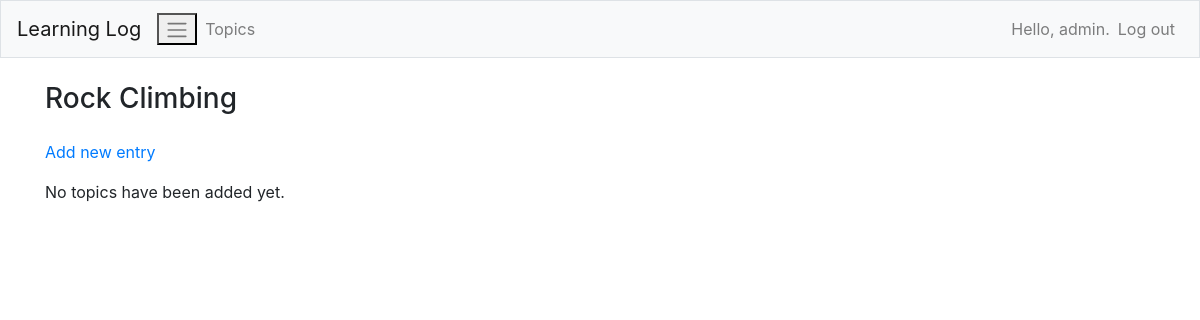
The app's page /topics/2 (signed in), older data.
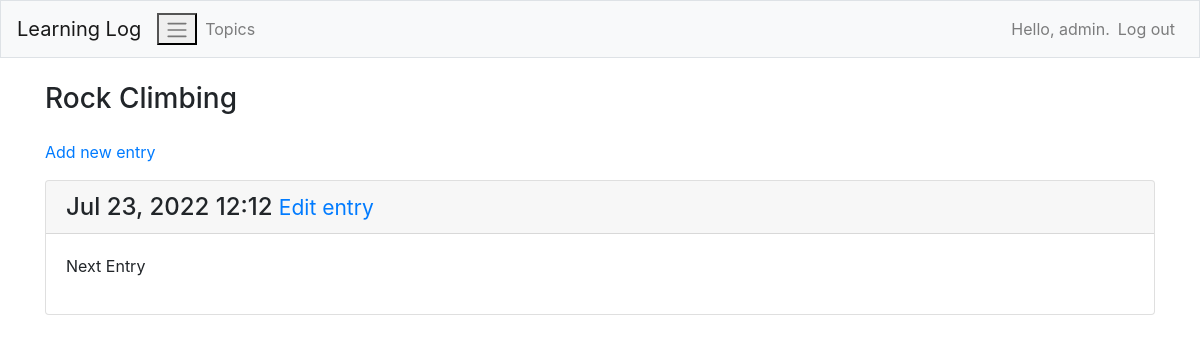
The same page, newer data.
### learning_logs/models.py (models this page shows, shortened)
class Entry(models.Model):
    topic = models.ForeignKey(Topic, on_delete=models.CASCADE)
    text = models.TextField()
    date_added = models.DateTimeField(auto_now_add=True)
    class Meta:
        verbose_name_plural = 'entries'

### learning_logs/views.py (the view)
# urls.py: path('topics/<int:topic_id>', views.topic, name='topic'),
@login_required
def topic(request, topic_id):
    topic = Topic.objects.get(id = topic_id)
    if topic.owner != request.user:
        raise Http404
    entries = topic.entry_set.order_by('date_added')
    context = {'topic':topic, 'entries':entries}
    return render (request, 'learning_logs/topic.html', context)

### learning_logs/models.py (called while the page is built)
    def __str__(self) -> str:
        return self.text

### learning_logs/templates/learning_logs/topic.html
{% extends "learning_logs/base.html" %}
{% block page_header %}
    <h3>{{ topic }}</h3>
{% endblock page_header %}
{% block content %}
    <p>
        <a href="{% url 'learning_logs:new_entry' topic.id %}">Add new entry</a>
    </p>
    {% for entry in entries %}
        <div class="card mb-3">
            <h4 class="card-header">
                {{ entry.date_added|date:'M d, Y H:i' }}
                <small><a href="{% url 'learning_logs:edit_entry' entry.id %}">Edit entry</a></small>
            </h4>
            <div class="card-body">
                {{ entry.text|linebreaks }}
            </div>
        </div>
    {% empty %}
        <p>No topics have been added yet.</p>
    {% endfor %}
{% endblock content %}

Row changes from the older to the newer data that the page shows:
added Entry: date_added "Jul 23, 2022 12:12", text "Next Entry"
Text that changed along with them:
text no longer shown: "No topics have been added yet."
